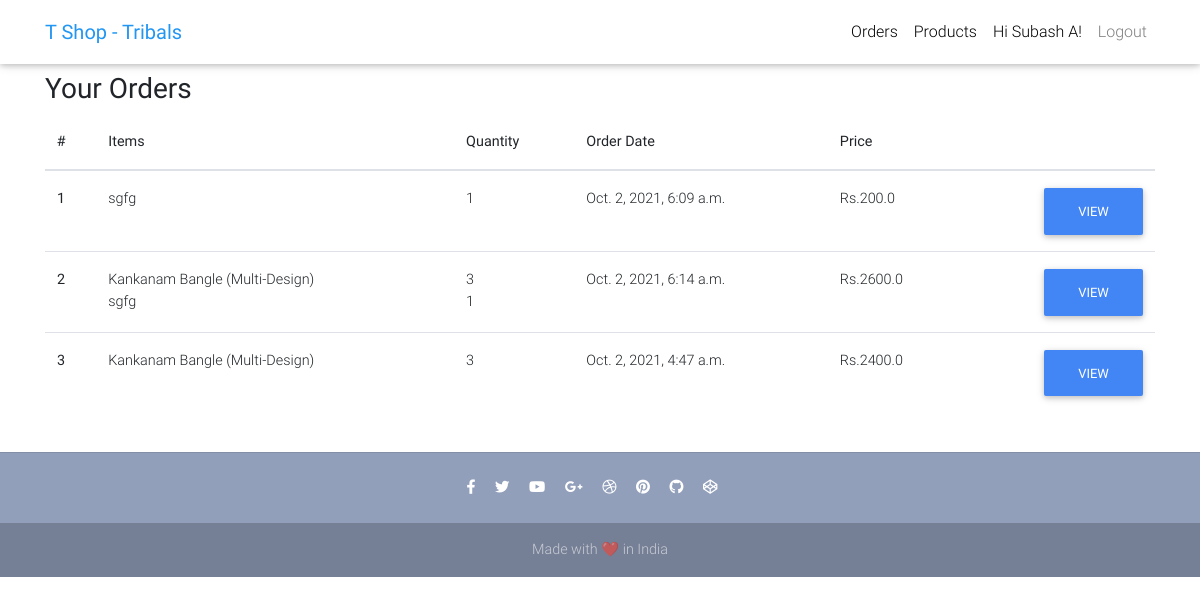
The page /tribal-orders/ (signed in) on the database as committed earlier.
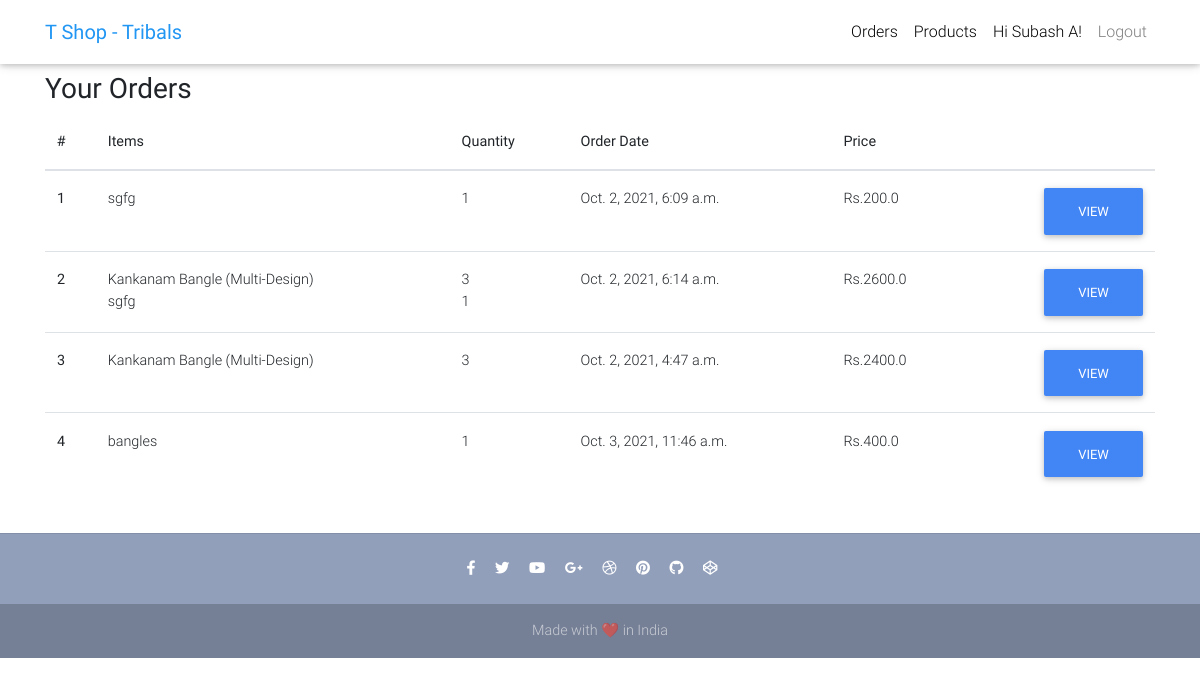
The same page on the database as committed later.
### core/models.py (models this page shows, shortened)
class Order(models.Model) :
    user = models.ForeignKey(settings.AUTH_USER_MODEL, on_delete=models.CASCADE)
    items = models.ManyToManyField(OrderItem)
    start_date = models.DateTimeField(auto_now_add=True)
    ordered_date = models.DateTimeField()
    ordered = models.BooleanField(default=False)
    checkout_address = models.ForeignKey(
        'CheckoutAddress', on_delete=models.SET_NULL, blank=True, null=True)
    def __str__(self):
        return self.user.username
    def get_total_price(self):
        total = 0
        for order_item in self.items.all():
            total += order_item.get_final_price()
        return total

class OrderItem(models.Model) :
    user = models.ForeignKey(settings.AUTH_USER_MODEL,
                             on_delete=models.CASCADE)
    ordered = models.BooleanField(default=False)
    item = models.ForeignKey(Item, on_delete=models.CASCADE)
    quantity = models.IntegerField(default=1)
    def get_discount_item_price(self):
        return self.quantity * self.item.discount_price
    def get_final_price(self):
        if self.item.discount_price:
            return self.get_discount_item_price()
        return self.get_total_item_price()

class Item(models.Model) :
    item_name = models.CharField(max_length=100)
    price = models.FloatField()
    discount_price = models.FloatField(blank=True, null=True)
    category = models.CharField(choices=CATEGORY, max_length=2)
    label = models.CharField(choices=LABEL, max_length=2)
    description = models.TextField()
    photo=models.ImageField(upload_to='job/photos/',blank=True,null=True)
    seller = models.ForeignKey(settings.AUTH_USER_MODEL,
                             on_delete=models.CASCADE,null=True)
    sellercom=models.CharField(max_length=100,blank=True,null=True)
    def __str__(self):
        return self.item_name

### core/views.py (the view)
# urls.py: path('tribal-orders/',views.t_orders,name='t_orders'),
@login_required
def t_orders(request) :
    items = OrderItem.objects.filter(
        item__seller=request.user
    )
    orders=Order.objects.filter(
        items__item__seller=request.user
    ).distinct()
    print(orders[1])
    return render(request, 't_orders.html',{
        'order':orders
    })

### core/templates/t_orders.html
{% extends 't_base.html' %}
{% block content %}
<main>
    <div class= "container">
        <div class="table-responsive text-nowrap">
    <h3>
        <strong>Your Orders</strong>
    </h3>
    <table class="table">
        <thead>
        <tr>
            <th scope="col">#</th>
            <th scope="col">Items</th>
            <th scope="col">Quantity</th>
            <th scope="col">Order Date</th>
            <th scope="col">Price</th>
            <th scope="col"></th>
        </tr>
        </thead>
        <tbody>
            {% for order_item in order%}
            <tr>
                <th scope="row">{{ forloop.counter }}</th>
                        <td>{% for items in order_item.items.all%}
                         <span style="width:100%">{{items.item}}</span> <br>
                        {%endfor%}</td>
                        <td>{% for items in order_item.items.all%}
                        <span style="width:100%">{{items.quantity}}</span><br>
                        {%endfor%}</td>
                <td>{{ order_item.ordered_date }}</td>
                <td>Rs.{{ order_item.get_total_price }}</td>
                <td><a href="{% url 'core:t_order_val' order_item.pk %}" class="btn btn-primary float-right">View</a></td>
            </tr>
        {% empty %}
        <tr>
            <td colspan="5">No Orders till now</td>
        </tr>
        {% endfor %}
        </tbody>
    </table>
        </div>
    </div>
</main>
{% endblock content %}

Rows that differ between the two databases and show on the page:
added Order: ordered_date "Oct. 3, 2021, 11:46 a.m.", get_total_price "400.0"
added OrderItem: item "bangles", quantity "1"
